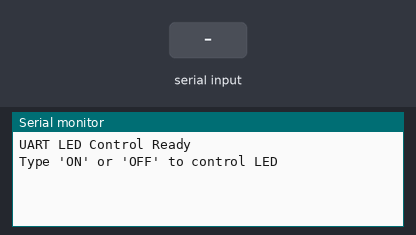
A sketch run on a simulated Arduino Uno, built with avr-gcc and run on an emulated ATmega328P. Shown: the last lines printed to the serial monitor. The test bench sets the inputs (shaded band).

Above: at 1.2 s.
1.3 s: "ON\n" received over Serial
At 2.2 s:
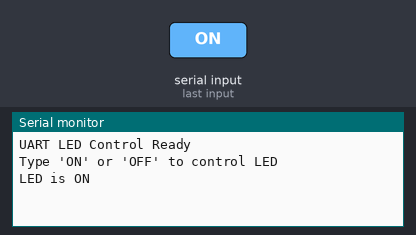
2.8 s: byte 10 ('\n') received over Serial
At 3.4 s:
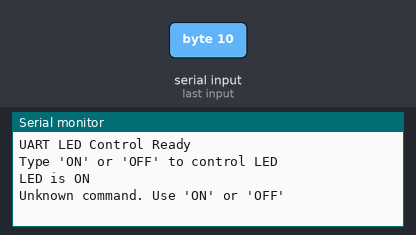
4.3 s: "OFF\n" received over Serial
At 5.7 s:
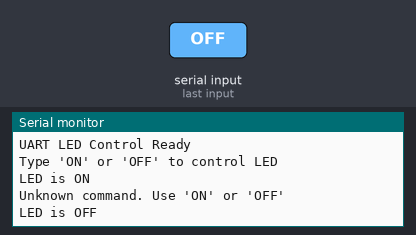

Measured:
- after the input at 1.3 s, the serial monitor: prints a new line at once (image 1)
- after the input at 2.8 s, the serial monitor: prints a new line at once (image 2)
- after the input at 4.3 s, the serial monitor: prints a new line at once (image 3)

The sketch:

Project_4_LED_controll_using_UART.ino
```cpp
const int ledPin = 0;  // GPIO 0 (D3 on NodeMCU)
String command = "";

void setup() {
  pinMode(ledPin, OUTPUT);
  digitalWrite(ledPin, LOW);
  Serial.begin(115200);       // UART at 115200 baud
  Serial.println("UART LED Control Ready");
  Serial.println("Type 'ON' or 'OFF' to control LED");
}

void loop() {
  if (Serial.available() > 0) {
    char incomingChar = Serial.read();
    if (incomingChar == '\n') {
      processCommand(command);
      command = "";
    } else {
      command += incomingChar;
    }
  }
}

void processCommand(String cmd) {
  cmd.trim();
  if (cmd.equalsIgnoreCase("ON")) {
    digitalWrite(ledPin, HIGH);
    Serial.println("LED is ON");
  } else if (cmd.equalsIgnoreCase("OFF")) {
    digitalWrite(ledPin, LOW);
    Serial.println("LED is OFF");
  } else {
    Serial.println("Unknown command. Use 'ON' or 'OFF'");
  }
}
```
